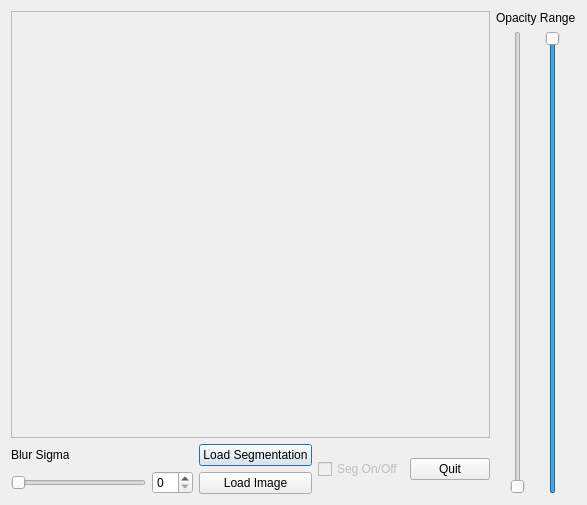
<?xml version="1.0" encoding="UTF-8"?>
<ui version="4.0">
 <class>Dialog</class>
 <widget class="QDialog" name="Dialog">
  <property name="geometry">
   <rect>
    <x>0</x>
    <y>0</y>
    <width>587</width>
    <height>505</height>
   </rect>
  </property>
  <property name="windowTitle">
   <string>Dialog</string>
  </property>
  <layout class="QGridLayout" name="gridLayout">
   <item row="0" column="0">
    <layout class="QHBoxLayout" name="horizontalLayout_5">
     <item>
      <layout class="QVBoxLayout" name="verticalLayout_4">
       <item>
        <widget class="QFrame" name="frame">
         <property name="frameShape">
          <enum>QFrame::StyledPanel</enum>
         </property>
         <property name="frameShadow">
          <enum>QFrame::Raised</enum>
         </property>
        </widget>
       </item>
       <item>
        <layout class="QHBoxLayout" name="horizontalLayout_4">
         <item>
          <layout class="QVBoxLayout" name="verticalLayout_3">
           <item>
            <widget class="QLabel" name="label">
             <property name="text">
              <string>Blur Sigma</string>
             </property>
            </widget>
           </item>
           <item>
            <layout class="QHBoxLayout" name="horizontalLayout_3">
             <item>
              <widget class="QSlider" name="horizontalSlider">
               <property name="maximum">
                <number>10</number>
               </property>
               <property name="orientation">
                <enum>Qt::Horizontal</enum>
               </property>
              </widget>
             </item>
             <item>
              <widget class="QSpinBox" name="spinBox">
               <property name="maximum">
                <number>10</number>
               </property>
              </widget>
             </item>
            </layout>
           </item>
          </layout>
         </item>
         <item>
          <layout class="QHBoxLayout" name="horizontalLayout">
           <item>
            <layout class="QVBoxLayout" name="verticalLayout_2">
             <item>
              <widget class="QPushButton" name="segmentationButton">
               <property name="text">
                <string>Load Segmentation</string>
               </property>
              </widget>
             </item>
             <item>
              <widget class="QPushButton" name="searchButton">
               <property name="text">
                <string>Load Image</string>
               </property>
              </widget>
             </item>
            </layout>
           </item>
           <item>
            <widget class="QCheckBox" name="checkBox">
             <property name="enabled">
              <bool>false</bool>
             </property>
             <property name="text">
              <string>Seg On/Off</string>
             </property>
             <property name="checked">
              <bool>false</bool>
             </property>
            </widget>
           </item>
           <item>
            <widget class="QPushButton" name="quitButton">
             <property name="text">
              <string>Quit</string>
             </property>
            </widget>
           </item>
          </layout>
         </item>
        </layout>
       </item>
      </layout>
     </item>
     <item>
      <layout class="QVBoxLayout" name="verticalLayout">
       <item>
        <widget class="QLabel" name="label_2">
         <property name="text">
          <string>Opacity Range</string>
         </property>
        </widget>
       </item>
       <item>
        <layout class="QHBoxLayout" name="horizontalLayout_2">
         <item>
          <widget class="QSlider" name="verticalSlider">
           <property name="orientation">
            <enum>Qt::Vertical</enum>
           </property>
          </widget>
         </item>
         <item>
          <widget class="QSlider" name="verticalSlider_2">
           <property name="value">
            <number>99</number>
           </property>
           <property name="orientation">
            <enum>Qt::Vertical</enum>
           </property>
          </widget>
         </item>
        </layout>
       </item>
      </layout>
     </item>
    </layout>
   </item>
  </layout>
  <zorder>searchButton</zorder>
  <zorder>horizontalSlider</zorder>
  <zorder>spinBox</zorder>
  <zorder></zorder>
  <zorder>frame</zorder>
  <zorder>label</zorder>
  <zorder></zorder>
  <zorder>frame</zorder>
  <zorder>verticalSlider</zorder>
  <zorder>verticalSlider_2</zorder>
  <zorder>label_2</zorder>
  <zorder>label_2</zorder>
 </widget>
 <resources/>
 <connections/>
</ui>
